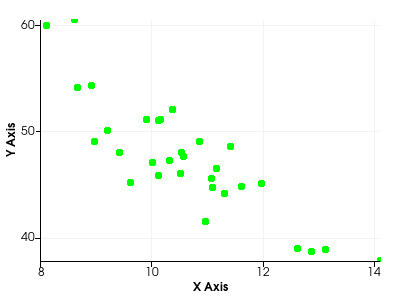

Write Python code to recreate this figure.
#!/usr/bin/env python
# Demonstrate a scatter plot with Wilkinson extended tick label algorithm.

import vtkmodules.vtkInteractionStyle  # noqa: F401
import vtkmodules.vtkRenderingContextOpenGL2  # noqa: F401
import vtkmodules.vtkRenderingOpenGL2  # noqa: F401

from vtkmodules.vtkChartsCore import vtkAxis, vtkChartXY
from vtkmodules.vtkCommonCore import vtkFloatArray
from vtkmodules.vtkCommonDataModel import vtkTable
from vtkmodules.vtkRenderingContext2D import vtkContextActor
from vtkmodules.vtkRenderingCore import (
    vtkRenderWindow,
    vtkRenderWindowInteractor,
    vtkRenderer,
)

# Traced data from Talbot et al. paper.
data_x = [
    8.1, 8.6, 8.65, 8.9, 8.95, 9.2, 9.4, 9.6, 9.9, 10, 10.1, 10.1, 10.15,
    10.3, 10.35, 10.5, 10.52, 10.55, 10.85, 10.95, 11.05, 11.07, 11.15, 11.3,
    11.4, 11.6, 11.95, 12.6, 12.85, 13.1, 14.1,
]
data_y = [
    59.9, 60.5, 54.1, 54.25, 49, 50, 48, 45.2, 51.1, 47, 51, 45.8, 51.1,
    47.2, 52, 46, 48, 47.6, 49, 41.5, 45.5, 44.7, 46.5, 44.1, 48.5, 44.8,
    45.1, 39, 38.7, 38.9, 37.8,
]

# Create a table.
table = vtkTable()
arr_x = vtkFloatArray()
arr_x.SetName("X Axis")
table.AddColumn(arr_x)
arr_c = vtkFloatArray()
arr_c.SetName("Y Axis")
table.AddColumn(arr_c)

num_points = 31
table.SetNumberOfRows(num_points)
for i in range(num_points):
    table.SetValue(i, 0, data_x[i])
    table.SetValue(i, 1, data_y[i])

# Set up a chart.
chart = vtkChartXY()

line = chart.AddPlot(vtkChartXY.POINTS)
line.SetInputData(table, 0, 1)
line.SetColor(0, 255, 0, 255)
line.SetWidth(1.0)

# Use the Wilkinson extended tick label algorithm.
chart.GetAxis(vtkAxis.LEFT).SetTickLabelAlgorithm(vtkAxis.TICK_WILKINSON_EXTENDED)
chart.GetAxis(vtkAxis.BOTTOM).SetTickLabelAlgorithm(vtkAxis.TICK_WILKINSON_EXTENDED)

# Context actor and scene wiring.
context_actor = vtkContextActor()
context_actor.GetScene().AddItem(chart)

# Renderer
renderer = vtkRenderer()
renderer.SetBackground(1.0, 1.0, 1.0)
context_actor.GetScene().SetRenderer(renderer)
renderer.AddActor(context_actor)

# Window
render_window = vtkRenderWindow()
render_window.SetSize(400, 300)
render_window.SetMultiSamples(0)
render_window.AddRenderer(renderer)
render_window.SetWindowName("scatter plot wilkinson ticks")

# Interactor
interactor = vtkRenderWindowInteractor()
interactor.SetRenderWindow(render_window)

interactor.Initialize()
interactor.Start()
